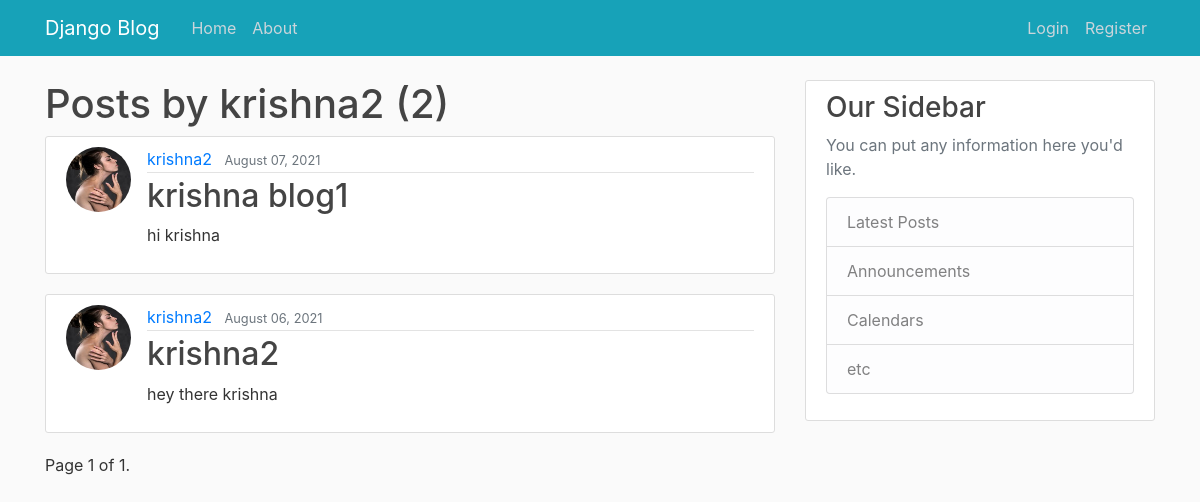
/user/krishna2, run on an earlier commit of the app's database.
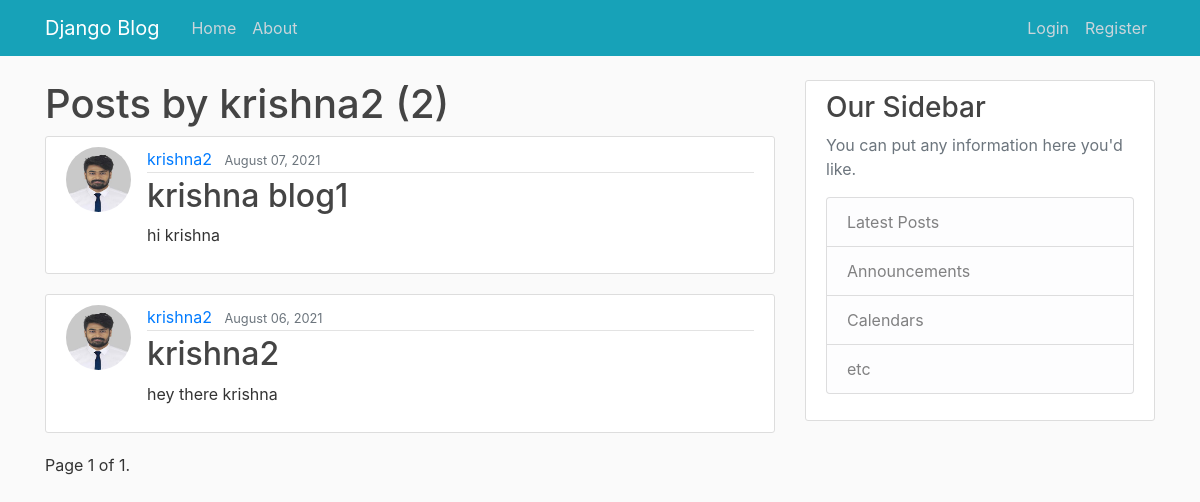
And on a later commit of the database.
### blog_app/models.py (models this page shows, shortened)
class Post(models.Model):
    title = models.CharField(max_length=100)
    content = models.TextField()
    date_posted = models.DateTimeField(default=timezone.now)
    author = models.ForeignKey(User, on_delete=models.CASCADE)

### users/models.py (models this page shows, shortened)
class Profile(models.Model):
    user = models.OneToOneField(User, on_delete=models.CASCADE)
    image = models.ImageField(default='default.jpg', upload_to='profile_pics')

### blog_app/views.py (the view)
# urls.py: path('user/<str:username>', UserPostListView.as_view(), name='user-post'),
class UserPostListView(ListView):
    model = Post
    template_name = "blog_app/user_post.html"
    context_object_name = 'posts'
    paginate_by = 4
    def get_queryset(self):
        user = get_object_or_404(User, username=self.kwargs.get('username'))
        return Post.objects.filter(author=user).order_by('-date_posted')

### blog_app/templates/blog_app/user_post.html (shortened to what this page needs)
{% extends 'blog_app/base.html' %}
{% block content %}
  <h1>Posts by {{ view.kwargs.username}} ({{ page_obj.paginator.count }})</h1>
  {% for post in posts %}
    <article class="media content-section">
      <img src="{{ post.author.profile.image.url }}" alt="" class="rounded-circle article-img">
      <div class="media-body">
        <div class="article-metadata">
          <a class="mr-2" href="{% url 'user-post' post.author.username %}">{{ post.author }}</a>
          <small class="text-muted">{{ post.date_posted|date:"F d, Y"}}</small>
        </div>
        <h2><a class="article-title" href="{% url 'post-detail' post.id %}">{{ post.title }}</a></h2>
        <p class="article-content">{{ post.content }}</p>
      </div>
    </article>
  {% endfor %}
  <div class="pagination">
      <span class="step-links">
          <span class="current">
              Page {{ page_obj.number }} of {{ page_obj.paginator.num_pages }}.
          </span>
      </span>
  </div>
{% endblock content %}

What changed in the data, as far as the page shows it:
changed through a linked row, Post "krishna blog1": author.profile.image: a different picture
changed through a linked row, Post "hey there krishna": author.profile.image: a different picture
